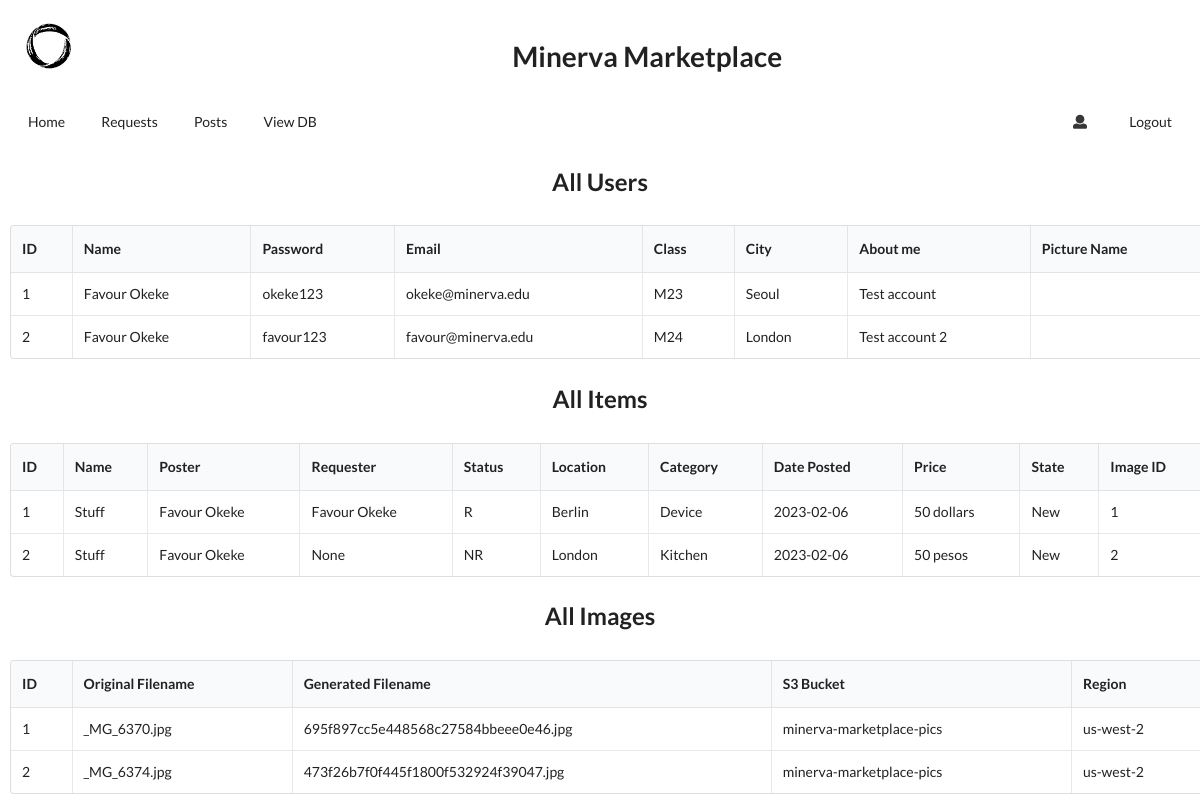
The app's page /show_db with its own data.
### app.py (models this page shows, shortened)
class Users(db.Model):
    user_id = db.Column(db.Integer, primary_key = True)
    image_id = db.Column(db.Integer)
    user_name = db.Column(db.String(100))
    user_email = db.Column(db.String(100))
    user_phone_no = db.Column(db.String(100))
    user_class = db.Column(db.String(100))
    user_about_me = db.Column(db.String(100))
    user_city = db.Column(db.String(100))
    user_pmoc = db.Column(db.String(100))
    user_oci = db.Column(db.String(100))
    password = db.Column(db.String(100))

class Items(db.Model):
    item_id = db.Column(db.Integer, primary_key = True)
    requester_id = db.Column(db.Integer)
    poster_id = db.Column(db.Integer)
    image_id = db.Column(db.Integer)
    item_status = db.Column(db.String(100))
    item_name = db.Column(db.String(100))
    item_location = db.Column(db.String(100))
    item_category = db.Column(db.String(100))
    item_description = db.Column(db.String(100))
    item_shelflife = db.Column(db.String(100))
    item_state = db.Column(db.String(100))
    date_posted = db.Column(db.DateTime, default=datetime.datetime.utcnow)
    item_price = db.Column(db.String(100))

class Images(db.Model):
    id = db.Column(db.Integer, primary_key=True)
    original_filename = db.Column(db.String(100))
    filename = db.Column(db.String(100))
    bucket = db.Column(db.String(100))
    region = db.Column(db.String(100))

### app.py (the view)
@app.route("/show_db")
def show_db():
    all_users = Users.query.all()
    all_items = Items.query.all()
    all_images = Images.query.all()
    return render_template("show_db.html", all_users=all_users, all_items=all_items, all_images=all_images)

### templates/show_db.html (shortened to what this page needs)
{% extends "base.html" %}
{% block body %}
    <div class="ui basic center aligned segment" style="margin-top: 10px;">
        <h2 class="ui header">All Users</h2>
    </div>
    <table class="ui celled table" style="margin-left: 10px; margin-right: 10px;">
        <thead>
            <tr><th>ID</th>
            <th>Name</th>
            <th>Password</th>
            <th>Email</th>
            <th>Class</th>
            <th>City</th>
            <th>About me</th>
            <th>Picture Name</th>
        </tr></thead>
        <tbody>
            {% for user in all_users %}
                <tr>
                    <td data-label="ID">{{user.user_id}}</td>
                    <td data-label="Name">{{user.user_name}}</td>
                    <td data-label="Password">{{user.password}}</td>
                    <td data-label="Email">{{user.user_email}}</td>
                    <td data-label="Class">{{user.user_class}}</td>
                    <td data-label="City">{{user.user_city}}</td>
                    <td data-label="About me">{{user.user_about_me}}</td>
                    <td data-label="Picture Name">{{user.user_profile_pic}}</td>
                </tr>
            {% endfor %}
        </tbody>
    </table>
    <div class="ui basic center aligned segment" style="margin-top: 10px;">
        <h2 class="ui header">All Items</h2>
    </div>
    <table class="ui celled table" style="margin-left: 10px; margin-right: 10px;">
        <thead>
            <tr><th>ID</th>
            <th>Name</th>
            <th>Poster</th>
            <th>Requester</th>
            <th>Status</th>
            <th>Location</th>
            <th>Category</th>
            <th>Date Posted</th>
            <th>Price</th>
            <th>State</th>
            <th>Image ID</th>
        </tr></thead>
        <tbody>
            {% for item in all_items %}
                <tr>
                    <td data-label="ID">{{item.item_id}}</td>
                    <td data-label="Name">{{item.item_name}}</td>
                    <td data-label="Poster">{{all_users[item.poster_id-1].user_name}}</td>
                    <td data-label="Requester">
                        {% if item.requester_id != -1 %}
                            {{all_users[item.requester_id-1].user_name}}
                        {% else %}
                            None
                        {% endif %}
                    </td>
                    <td data-label="Status">{{item.item_status}}</td>
                    <td data-label="Location">{{item.item_location}}</td>
                    <td data-label="Category">{{item.item_category}}</td>
                    <td data-label="Date Posted">{{item.date_posted.date()}}</td>
                    <td data-label="Price">{{item.item_price}}</td>
                    <td data-label="State">{{item.item_state}}</td>
                    <td data-label="Image ID">{{item.image_id}}</td>
                </tr>
            {% endfor %}
        </tbody>
    </table>
    <div class="ui basic center aligned segment" style="margin-top: 10px;">
        <h2 class="ui header">All Images</h2>
    </div>
    <table class="ui celled table" style="margin-left: 10px; margin-right: 10px;">
        <thead>
            <tr><th>ID</th>
            <th>Original Filename</th>
            <th>Generated Filename</th>
            <th>S3 Bucket</th>
            <th>Region</th>
        </tr></thead>
        <tbody>
            {% for img in all_images %}
                <tr>
                    <td data-label="ID">{{img.id}}</td>
                    <td data-label="Original Filename">{{img.original_filename}}</td>
                    <td data-label="Generated Filename">{{img.filename}}</td>
                    <td data-label="S3 Bucket">{{img.bucket}}</td>
                    <td data-label="Region">{{img.region}}</td>
                </tr>
            {% endfor %}
        </tbody>
    </table>
{% endblock %}

### templates/base.html (shortened to what this page needs)
<!doctype html>
<html>
    <head>
        <link rel="stylesheet" href="https://cdn.jsdelivr.net/npm/semantic-ui@2.4.2/dist/semantic.min.css">
    </head>
    <body>
		<div class="ui basic segment">
			<h1 class="ui left floated header">
				<img class="ui circular image" src="/static/minerva_logo.png">
			</h1>
			<h1 class="ui center aligned header">
				<div class="content">
					Minerva Marketplace
				</div>
			</h1>
		</div>
        <div class="ui secondary  menu" style="margin-top: 10px; margin-left: 10px; margin-right: 10px;">
			<a class="item" href="/all_items">Home</a>
			<a class="item" href="/my_items_reqs">Requests</a>
			<a class="item" href="/my_items_post">Posts</a>
			<a class="item" href="/show_db">View DB</a>
				<a class="ui item" href="/user_info"><i class="user icon"></i></a>
				<a class="ui item" href="/logout">Logout</a>
        	</div>
        {% block body %}{% endblock %}
    </body>
</html>

### records on screen
Users: user_id "1", user_name "Favour Okeke", password "okeke123", user_email "okeke@minerva.edu", user_class "M23", user_city "Seoul", user_about_me "Test account"
Users: user_id "2", user_name "Favour Okeke", password "favour123", user_email "favour@minerva.edu", user_class "M24", user_city "London", user_about_me "Test account 2"
Items: item_id "1", item_name "Stuff", item_status "R", item_location "Berlin", item_category "Device", date_posted "2023-02-06", item_price "50 dollars", item_state "New", image_id "1"
Items: item_id "2", item_name "Stuff", requester_id "None", item_status "NR", item_location "London", item_category "Kitchen", date_posted "2023-02-06", item_price "50 pesos", item_state "New", image_id "2"
Images: id "1", original_filename "_MG_6370.jpg", filename "695f897cc5e448568c27584bbeee0e46.jpg", bucket "minerva-marketplace-pics", region "us-west-2"
Images: id "2", original_filename "_MG_6374.jpg", filename "473f26b7f0f445f1800f532924f39047.jpg", bucket "minerva-marketplace-pics", region "us-west-2"
